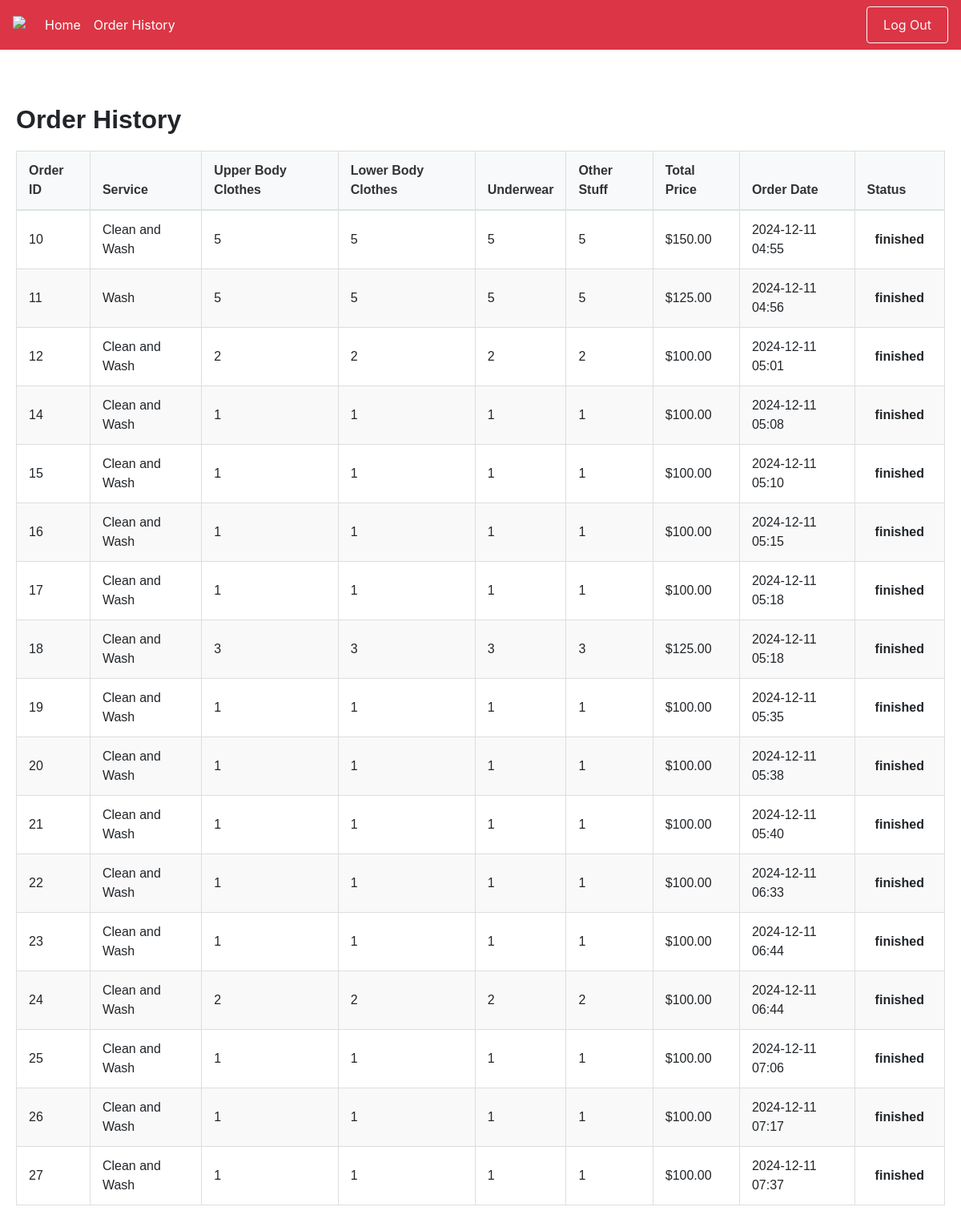
The page /users/ord-history (signed in) on the database as committed earlier.
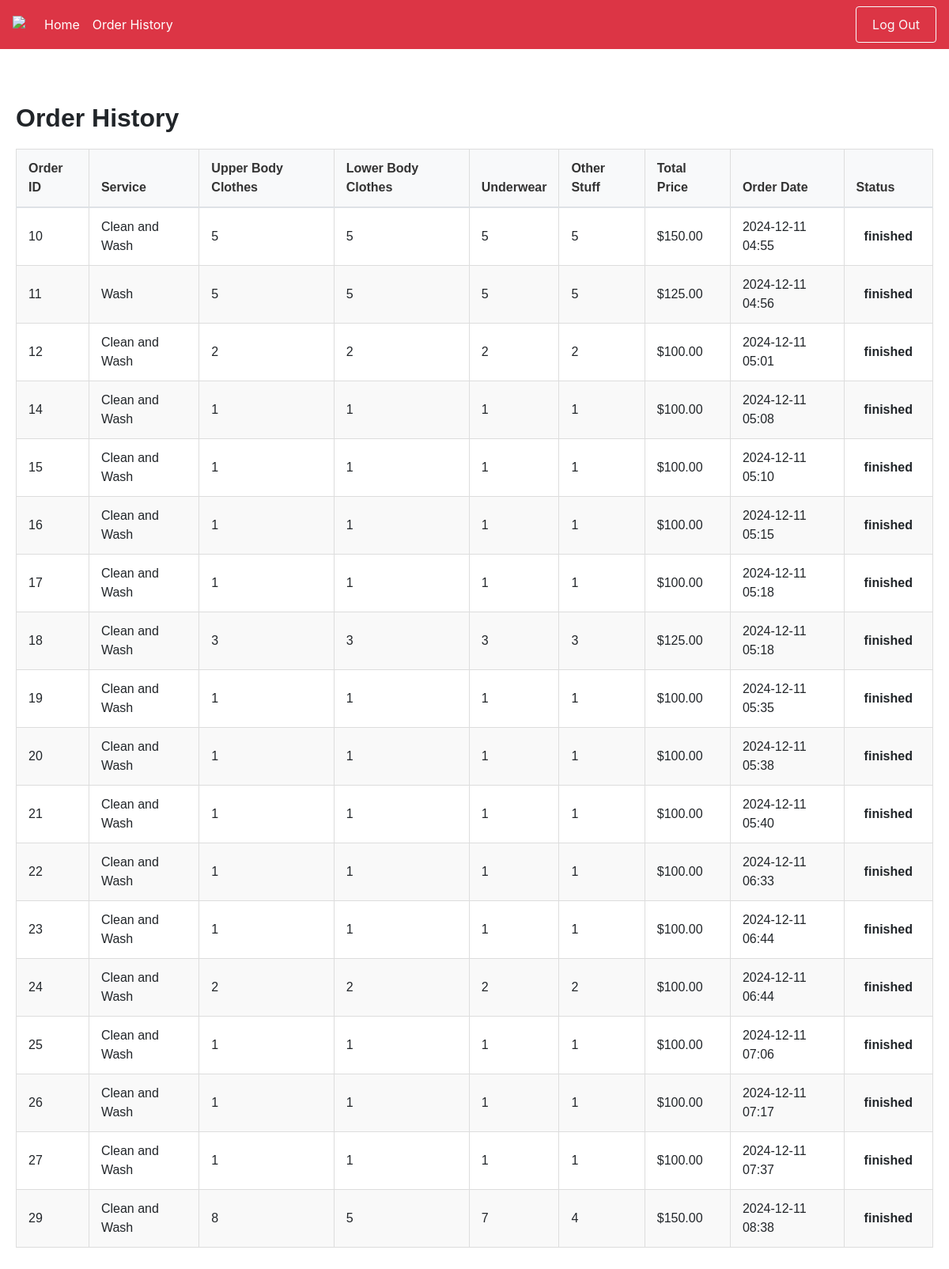
The same page on the database as committed later.
### users/models.py (models this page shows, shortened)
class Order(models.Model):
    STATUS_CHOICES = [
        ('looking_for_driver', 'Looking for Driver'),
        ('driver_on_the_way_to_pickup', 'Driver on the way to pickup'),
        ('driver_on_the_way_to_laundry', 'Driver on the way to laundry'),
        ('laundry_received', 'Laundry received'),
        ('laundry_cleaning', 'Laundry cleaning'),
        ('driver_on_the_way_to_customer', 'Driver on the way to customer'),
        ('delivered', 'Delivered'),
        ('finished', 'Finished'),
    ]
    user = models.ForeignKey(User, on_delete=models.CASCADE, null=False)
    phone_number = models.CharField(max_length=30, null=True)
    ordered_from_business = models.ForeignKey(Business, on_delete=models.CASCADE, null=False)
    service = models.ForeignKey(Service, on_delete=models.CASCADE, null=False)
    driver = models.ForeignKey(Driver, on_delete=models.CASCADE, null=True)
    upper_body_clothes = models.IntegerField(default=0)
    lower_body_clothes = models.IntegerField(default=0)
    underwear = models.IntegerField(default=0)
    other_stuff = models.IntegerField(default=0)
    order_date = models.DateTimeField(auto_now_add=True)
    total_price = models.DecimalField(max_digits=10, decimal_places=2, default=0.00)
    created_at = models.DateTimeField(default=timezone.now)
    status = models.CharField(max_length=50, choices=STATUS_CHOICES, default='looking_for_driver')

class Service(models.Model):
    business = models.ForeignKey(Business, on_delete=models.CASCADE, related_name="service_business")
    service_name = models.CharField(max_length=100)
    description = models.CharField(max_length=200)
    light_tendency_price = models.FloatField(default=0)
    light_tendency_minimum = models.FloatField(default=0)
    light_tendency_maximum = models.FloatField(default=0)
    medium_tendency_price = models.FloatField(default=0)
    medium_tendency_minimum = models.FloatField(default=0)
    medium_tendency_maximum = models.FloatField(default=0)
    heavy_tendency_price = models.FloatField(default=0)
    heavy_tendency_minimum = models.FloatField(default=0)
    heavy_tendency_maximum = models.FloatField(default=0)

### users/views.py (the view)
# urls.py: path('ord-history', views.ord_history, name='ord-history'),
def ord_history(request):
    if request.user.is_authenticated:
        orders = Order.objects.filter(user=request.user, status='finished')  # Filter orders for the logged-in user
    else:
        orders = []  # No orders if the user is not authenticated
    return render(request, 'users/ord-history.html', {'orders': orders})

### users/templates/users/ord-history.html (shortened to what this page needs)
{% extends 'users/baseCustomer.html' %}
{% block content %}
<div class="container mt-5">
    <h2>Order History</h2>
    {% if orders %}
        <table class="table">
            <thead>
                <tr>
                    <th>Order ID</th>
                    <th>Service</th>
                    <th>Upper Body Clothes</th>
                    <th>Lower Body Clothes</th>
                    <th>Underwear</th>
                    <th>Other Stuff</th>
                    <th>Total Price</th>
                    <th>Order Date</th>
                    <th>Status</th>
                </tr>
            </thead>
            <tbody>
                {% for order in orders %}
                    <tr>
                        <td>{{ order.id }}</td>
                        <td>{{ order.service.service_name }}</td>
                        <td>{{ order.upper_body_clothes }}</td>
                        <td>{{ order.lower_body_clothes }}</td>
                        <td>{{ order.underwear }}</td>
                        <td>{{ order.other_stuff }}</td>
                        <td>${{ order.total_price }}</td>
                        <td>{{ order.created_at|date:"Y-m-d H:i" }}</td>
                        <td>
                            <span class="status
                                ">
                                {{ order.status }}
                            </span>
                        </td>
                    </tr>
                {% endfor %}
            </tbody>
        </table>
    {% else %}
        <p>No orders found.</p>
    {% endif %}
</div>
{% endblock %}

Rows that differ between the two databases and show on the page:
added Order: id "29", service.service_name "Clean and Wash", upper_body_clothes "8", lower_body_clothes "5", underwear "7", other_stuff "4", total_price "150.00", created_at "2024-12-11 08:38", status "finished"
